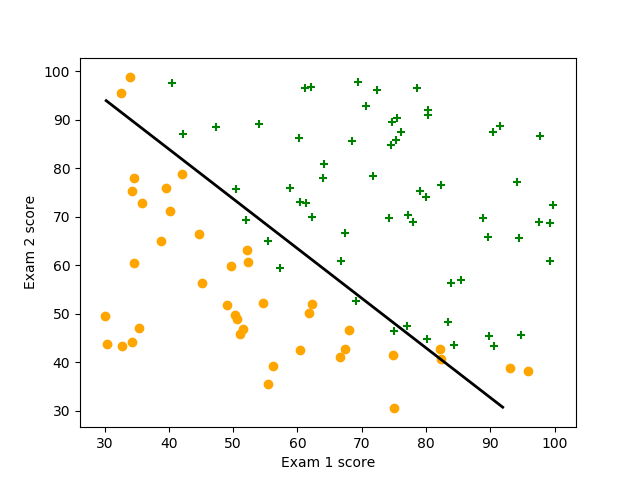

This figure's Python source:
import numpy as np
import scipy.optimize as opt
import matplotlib.pyplot as plt
from pandas.io.parsers import read_csv
from matplotlib import cm

def compute_sigmoid(Z):
    mat = 1/ (1 + np.exp(-Z))
    return mat

def compute_cost_function(theta, X, Y):
    sigmoid = compute_sigmoid(np.matmul(X, theta))
    aux_first = np.dot(Y, np.log(sigmoid))
    aux_second= np.dot((1 - Y), np.log(1 - sigmoid))
    return -1/len(X) * (aux_first + aux_second)

def compute_gradient(theta, X, Y):
    aux = np.subtract(compute_sigmoid(np.dot(X, theta)), Y)
    return np.dot(np.transpose(X), aux) / len(X)

def compute_optimal_params(theta, X, Y):
    result = opt.fmin_tnc(func=compute_cost_function, x0=theta, fprime=compute_gradient, args=(X,Y))
    return result[0]

def show_border(X, Y, theta):
    x1_min, x1_max = np.min(X[:, 0]), np.max(X[:, 0])
    x2_min, x2_max = np.min(X[:, 1]), np.max(X[:, 1])
    xx1, xx2 = np.meshgrid(np.linspace(x1_min, x1_max), np.linspace(x2_min, x2_max))

    line = compute_sigmoid(np.c_[np.ones((xx1.ravel().shape[0], 1)), xx1.ravel(), xx2.ravel()].dot(theta))
    line = line.reshape(xx1.shape)

    plt.contour(xx1, xx2, line, [0.5], linewidths=2, colors='black')

def show_regression_log(X, Y, theta):
    # plot points where y=1
    pos = np.where(Y == 1)
    plt.scatter(X[pos, 0], X[pos, 1], marker='+',c='green', label='Admitted')

    # plot points where y=0
    pos = np.where(Y == 0)
    plt.scatter(X[pos, 0], X[pos, 1], marker='o',c='orange', label='Not admitted')

    # plot line
    show_border(X, Y, theta)

    plt.xlabel("Exam 1 score")
    plt.ylabel("Exam 2 score")
    plt.savefig('p2-regression-log.png')

def main():
    # Load values
    data = read_csv("ex2data1.csv", header=None).to_numpy().astype(float)
    m,n = data.shape
    
    X = data[:,:-1]
    Y = data[:,-1]
    m = np.shape(X)[0]
    matrix_X = np.hstack([np.ones([m, 1]), X])

    # Init thetas 
    theta = np.zeros(n)

    # Compute initial cost funtion
    cost = compute_cost_function(theta, matrix_X, Y)
    print('Initial cost: ', cost)

    # Compute gradient cost funtion
    grad = compute_gradient(theta, matrix_X, Y)
    print('Gradient vector: ', grad)

    # Compute optimal params 
    theta_opt = compute_optimal_params(theta, matrix_X, Y)
    print('Optimal theta vector: ', theta_opt)
    cost_opt = compute_cost_function(theta_opt, matrix_X, Y)
    print('Optimal cost: ', cost_opt)

    show_regression_log(X, Y, theta_opt)

if __name__ == "__main__":
    main()
    